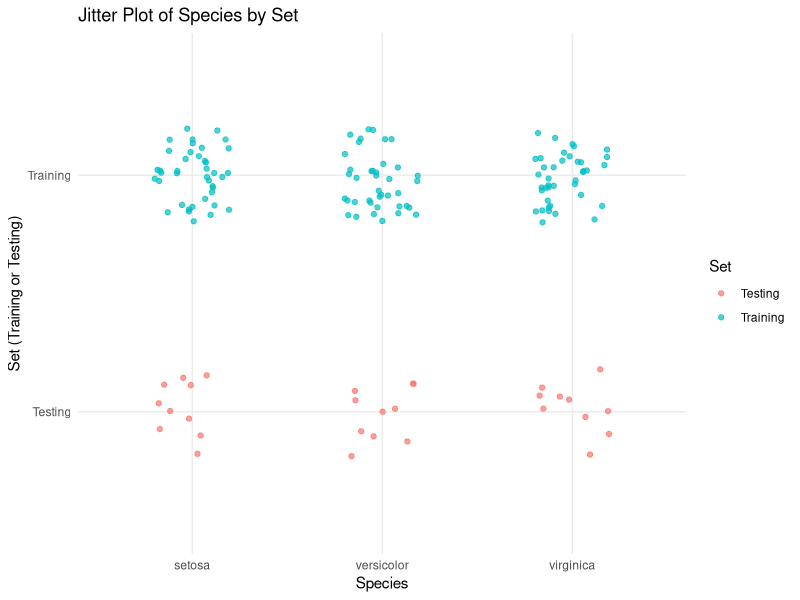

Recreate this plot in R. (Note: this script raises an error after producing the figure.)
# Importing libraries
library(caret) # Package for machine learning algorithms

# Importing the Iris data set
irs<-datasets::iris
irs<-data.frame(irs)

# missing values
# sum(is.na(iris))

# apply column transformation
cl_irs_col <- function(df) {
   new_names <- names(df)
   new_names <- gsub("\\.", "", new_names)
   
   names(df) <- new_names
   return(df)
}

irs<-cl_irs_col(irs)

# To achieve reproducible model; set the random seed number
set.seed(250)

# Performs stratified random split of the data set
TrainingIndex<-createDataPartition(iris$Species,p=0.8,list = F)
TrainingSet<-irs[TrainingIndex,] # Training Set
TestingSet<-irs[-TrainingIndex,] # Test Set

# Compare scatter plot of the 80 and 20 data subsets

# Column to indicate the subset
TrainingSet$Set <- "Training"
TestingSet$Set <- "Testing"

# Combine both
combined_sets <- rbind(TrainingSet, TestingSet)

# Jitter plot using species
ggplot(combined_sets, aes(x = Species, y = Set, color = Set)) + geom_jitter(width = 0.2, height = 0.2, alpha = 0.7) + labs(title = "Jitter Plot of Species by Set", x = "Species", y = "Set (Training or Testing)") + theme_minimal()






#####################################
# SVM model (polynomial kernel)

# Build Training Model
Model<-train(Species ~ ., data = TrainingSet,
             method = "svmPoly",
             na.action = na.omit,
             preProcess = c("scale", "center"),
             trControl = trainControl(method = "none"),
             tuneGrid = data.frame(degree=1,scale=1,C=1)
)

# Build CV model
Model.cv<-train(Species ~ ., data = TrainingSet,
                method = "svmPoly",
                na.action = na.omit,
                preProcess=c("scale", "center"),
                trControl = trainControl(method = "cv", number=10),
                tuneGrid = data.frame(degree=1,scale=1,C=1)
)


# Apply model for prediction
Model.training<-predict(Model, TrainingSet) # Apply model to make prediction on Training set
Model.testing<-predict(Model, TestingSet) # Apply model to make prediction on Testing set
Model.cv<-predict(Model.cv, TrainingSet) # Perform cross-validation

# Model performance(Displays confusion matrix and statistics)
Model.training.confusion<-confusionMatrix(Model.training ,TrainingSet$Species)
Model.testing.confusion<-confusionMatrix(Model.testing ,TestingSet$Species)
Model.cv.confusion<-confusionMatrix(Model.cv ,TrainingSet$Species)

print(Model.training.confusion)
print(Model.testing.confusion)
print(Model.cv.confusion)

# Calculate additional metrics: Accuracy, Precision, Recall, F1 Score
calculate_metrics<-function(conf_matrix) {
   accuracy<-round(conf_matrix$overall["Accuracy"],2)
   precision<-round(mean(conf_matrix$byClass[, "Precision"]),2)
   recall<-round(mean(conf_matrix$byClass[, "Recall"]),2)
   f1_score<-2 * (precision * recall) / (precision + recall)

   metrics<-data.frame(
      Metric = c("Accuracy", "Precision", "Recall", "F1 Score"),
      Value = c(accuracy, precision, recall, f1_score)
   )
   return(metrics)
}

# Training metrics
training_metrics<-calculate_metrics(Model.training.confusion)
print("Training Metrics:")
print(training_metrics)


 # Visualize the confusion matrix
visualize__confusion_matrix<-function(conf_matrix, title) {
   cm<-as.data.frame(conf_matrix$table)
   colnames(cm)<-c("Actual", "Prediction", "Freq")
   
   ggplot(cm, aes(x = Prediction, y = Actual)) +
      geom_tile(aes(fill = Freq), color = "white") +
      scale_fill_gradient(low = "white", high = "blue") +
      geom_text(aes(label = Freq), vjust = 1) +
      ggtitle(title) +
      theme_minimal()
}

# Plot confusion matrix
plot_training_cm<-visualize__confusion_matrix(Model.training.confusion,
                                              "Training Set Confusion Matrix")
plot_testing_cm<-visualize__confusion_matrix(Model.testing.confusion,
                                             "Testing Set Confusion Matrix")

print(plot_training_cm)
print(plot_testing_cm)

# Assignment: Use the same method and functions;
# for evaluation metrics, use the KNN model algorithm and any other model algorithm of choice (criteria - ability to be used on Classification task and the dataset).
# Create a new model_nameofchoicealgorithm.R file and build there for each model algorithm.
# Feature importance
Importance<-varImp(Model)
plot(Importance)
plot(Importance,col="red")